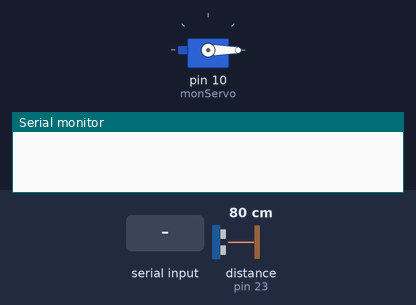
Bench run of a sketch on a simulated Arduino Mega 2560, built with avr-gcc and run on an emulated ATmega2560. Parts: servo, the last lines printed to the serial monitor. The test bench sets the inputs (shaded band); at power-on: distance to the obstacle (sensor on pin 23) 80 cm. The echo pulse lasts 58.3 µs per cm.

Above: at 1.2 s.
1.3 s: "1" received over Serial
At 1.67 s:
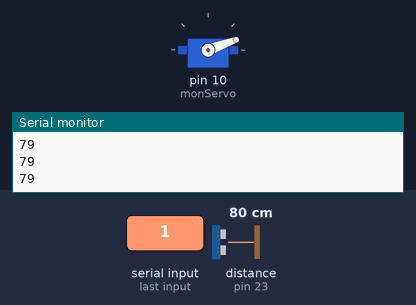
At 4.2 s:
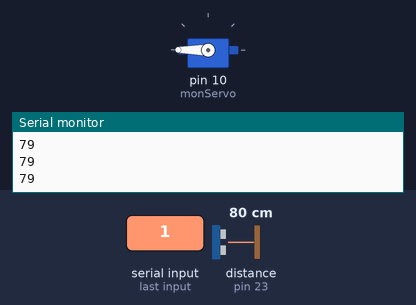
4.3 s: "0" received over Serial
Timing chart, 0 to 7.3 s (numbered marks = the images above; inputs shaded):
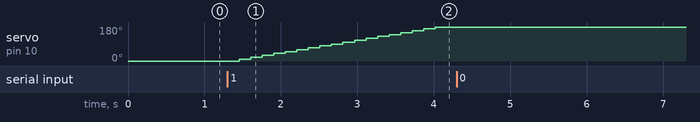

The sketch:

ex6_communication_arduino_PC.ino
```cpp
#include <Servo.h>

Servo monServo;
int trigger = 25; // trigger sur pin 8
int echo = 23; // echo sur pin 7
// Définition des variables nécessaires
int maximumRange = 300;
int minimumRange = 2;
long distance;
long duree;
int distResult;


void setup()
{
  monServo.attach(10);
  monServo.write(0);
  pinMode( trigger , OUTPUT);
  pinMode( echo , INPUT);
  Serial.begin (9600);
  digitalWrite(trigger, LOW);
}

void loop() {
  while (Serial.available()>0)
      {
       char commande = char(Serial.read());
       if (commande == '1')
         { Serial.println("Lancement radar");
           radar();
           delay(1000); // Pause entre les mesures
         }
       else if (commande == '0')
         { Serial.println("Fin des mesures");
         }
      }
}

void radar(){
  for(int i = 0; i<181; i+=10){
    monServo.write(i);
    distResult = mesure();
    Serial.println(distResult);
    delay(100);
  }
}

int mesure() {
 int mesures[5];
 for(int j = 0; j<5; j++){
    digitalWrite(trigger, HIGH);
    delayMicroseconds(10);
    digitalWrite(trigger, LOW);
    duree = pulseIn(echo, HIGH);
    distance = duree * 0.034 / 2;
    mesures[j] = distance;
    delay(5);
 }
 int total = 0;
 for(int l = 0; l<5; l++){
    total += mesures[l];
 }
 int moyenne = total / 5 ;
 return distance;
}
```

Measured:
- after the input at 1.3 s, servo on pin 10 (monServo): moves from 0° to 180° over 2.6 s, starting after 0.15 s
